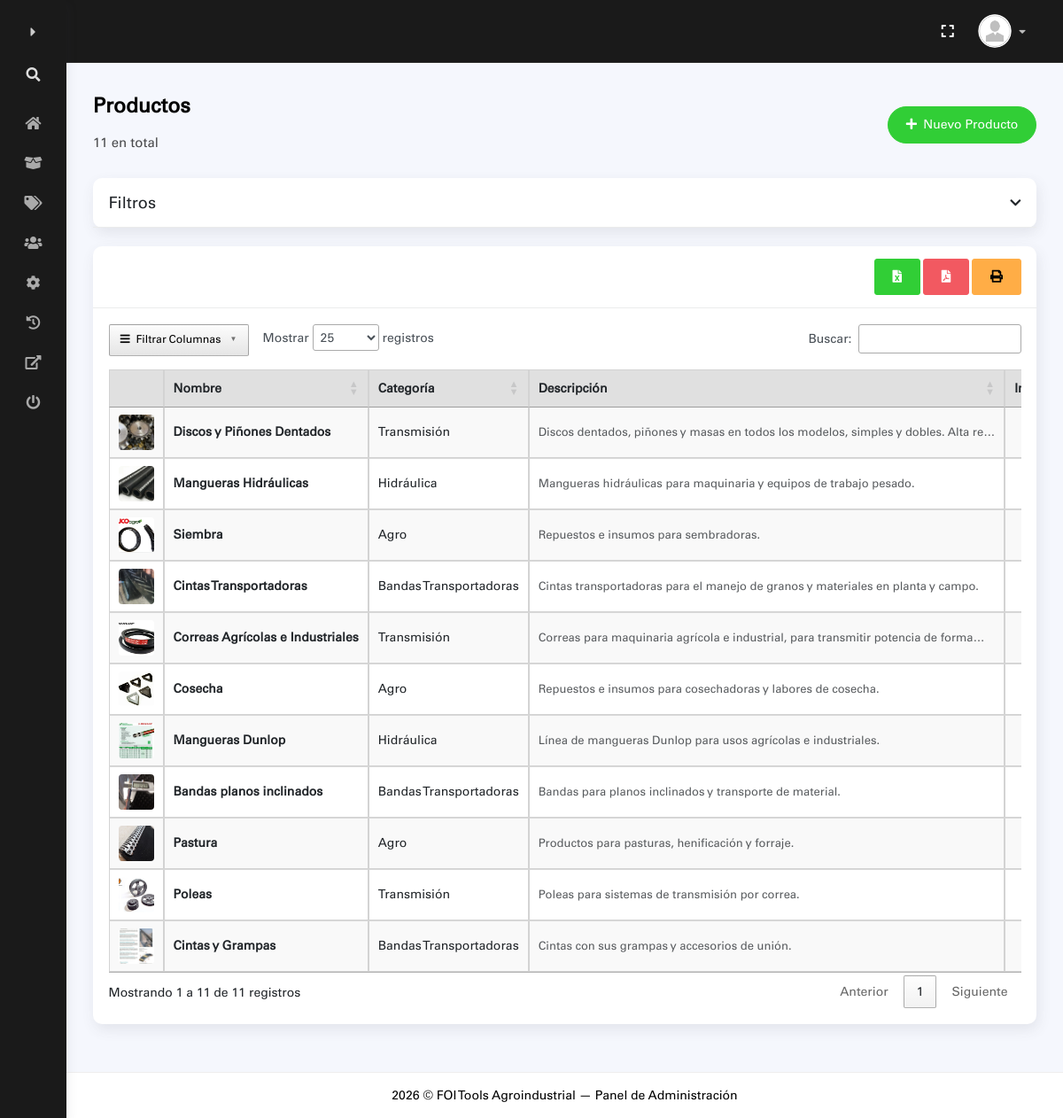
Page /admin/index.php?a=productos (signed in) on the committed database.
### tables this page shows
CREATE TABLE IF NOT EXISTS `productos` (
    `id`          INT UNSIGNED     NOT NULL AUTO_INCREMENT,
    `slug`        VARCHAR(150)     NOT NULL,
    `nombre`      VARCHAR(150)     NOT NULL,
    `carpeta`     VARCHAR(150)     NOT NULL COMMENT 'Nombre real del directorio en img/',
    `categoria_id` INT UNSIGNED   NOT NULL,
    `icono`       VARCHAR(100)     NOT NULL DEFAULT 'bi-gear-wide-connected',
    `descripcion` TEXT,
    `destacado`   TINYINT(1)       NOT NULL DEFAULT 0,
    `orden`       INT              NOT NULL DEFAULT 0,
    `created_at`  TIMESTAMP        NOT NULL DEFAULT CURRENT_TIMESTAMP,
    `updated_at`  TIMESTAMP        NOT NULL DEFAULT CURRENT_TIMESTAMP ON UPDATE CURRENT_TIMESTAMP,
    PRIMARY KEY (`id`),
    UNIQUE KEY `uq_productos_slug` (`slug`),
    KEY `fk_productos_categoria` (`categoria_id`),
    CONSTRAINT `fk_productos_categoria`
        FOREIGN KEY (`categoria_id`) REFERENCES `categorias` (`id`)
        ON UPDATE CASCADE ON DELETE RESTRICT
);

CREATE TABLE IF NOT EXISTS `categorias` (
    `id`         INT UNSIGNED     NOT NULL AUTO_INCREMENT,
    `nombre`     VARCHAR(100)     NOT NULL,
    `created_at` TIMESTAMP        NOT NULL DEFAULT CURRENT_TIMESTAMP,
    PRIMARY KEY (`id`),
    UNIQUE KEY `uq_categorias_nombre` (`nombre`)
);

### admin/productos.php (the view, shortened to what this page needs)
<?php
$pdo = Conexion::get();
$productos = $pdo->query(
    'SELECT p.id, p.slug, p.nombre, p.icono, p.descripcion, p.destacado,
            c.id AS categoria_id, c.nombre AS categoria,
            (SELECT COUNT(*) FROM img_producto WHERE producto_id = p.id) AS total_imagenes,
            (SELECT url FROM img_producto WHERE producto_id = p.id ORDER BY orden ASC, id ASC LIMIT 1) AS imagen_portada
     FROM productos p
     JOIN categorias c ON c.id = p.categoria_id
     ORDER BY p.orden ASC, p.id ASC'
)->fetchAll();
?>
<div class="container">
    <div class="page-inner">
        <div class="d-flex align-items-left align-items-md-center flex-column flex-md-row pt-2 pb-4">
            <div>
                <h3 class="fw-bold mb-3">Productos</h3>
                <h6 class="op-7 mb-2"><?= count($productos) ?> en total</h6>
            </div>
            <div class="ms-md-auto py-2 py-md-0">
                <button class="btn btn-success btn-round" onclick="abrirModalProducto()">
                    <i class="fas fa-plus me-1"></i> Nuevo Producto
                </button>
            </div>
        </div>
        <div class="card mb-4">
            <div class="card-header d-flex justify-content-between align-items-center toggle-filtros"
                style="cursor:pointer;" data-bs-toggle="collapse" data-bs-target="#colapsoFiltrosProductos"
                aria-expanded="false" aria-controls="colapsoFiltrosProductos">
                <h5 class="mb-0">Filtros</h5>
                <i class="fas fa-chevron-down icono-toggle-filtros"></i>
            </div>
        </div>
        <div class="card">
            <div class="card-header d-flex justify-content-between align-items-center flex-wrap gap-2">
                <div class="d-flex gap-1">
                    <button onclick="exportarExcelDataTables('listado_productos','tablaProductos')" class="btn btn-success" title="Exportar Excel">
                        <i class="fas fa-file-excel"></i>
                    </button>
                    <button onclick="exportarPdfDataTables('Productos','listado_productos','tablaProductos')" class="btn btn-danger" title="Exportar PDF">
                        <i class="fas fa-file-pdf"></i>
                    </button>
                    <button onclick="imprimirPdfDataTables('Productos','listado_productos','tablaProductos')" class="btn btn-warning" title="Imprimir">
                        <i class="fas fa-print"></i>
                    </button>
                </div>
            </div>
            <div class="card-body">
                <div class="table-responsive">
                    <table class="display nowrap w-100" id="tablaProductos">
                        <thead class="bg-gray3">
                            <tr>
                                <th style="width:50px"></th>
                                <th>Nombre</th>
                                <th>Categoría</th>
                                <th>Descripción</th>
                                <th style="width:70px" class="text-center">Imágenes</th>
                            </tr>
                        </thead>
                        <tbody>
                            <?php foreach ($productos as $p): ?>
                            <tr data-slug="<?= htmlspecialchars($p['slug']) ?>"
                                data-nombre="<?= htmlspecialchars(mb_strtolower($p['nombre'])) ?>"
                                data-categoria="<?= htmlspecialchars($p['categoria']) ?>"
                                data-destacado="<?= $p['destacado'] ? '1' : '0' ?>">
                                <td class="text-center">
                                    <?php if (!empty($p['imagen_portada'])): ?>
                                    <img src="../<?= htmlspecialchars($p['imagen_portada']) ?>" style="width:40px;height:40px;object-fit:cover;border-radius:4px;" alt="">
                                    <?php else: ?>
                                    <span class="text-muted"><i class="fas fa-image"></i></span>
                                    <?php endif; ?>
                                </td>
                                <td><strong><?= htmlspecialchars($p['nombre']) ?></strong></td>
                                <td><?= htmlspecialchars($p['categoria']) ?></td>
                                <td class="text-muted small"><?= htmlspecialchars(mb_substr($p['descripcion'] ?? '', 0, 80)) ?><?= mb_strlen($p['descripcion'] ?? '') > 80 ? '…' : '' ?></td>
                                <td class="text-center"><?= $p['total_imagenes'] ?></td>
                            </tr>
                            <?php endforeach; ?>
                        </tbody>
                    </table>
                </div>
            </div>
        </div>
    </div>
</div>

### admin/index.php (shortened to what this page needs)
<!DOCTYPE html>
<html lang="es">
<head>
    <?php require_once "includes/links.php"; ?>
</head>
<body>
<div class="wrapper sidebar_minimize">
    <div class="sidebar">
        <?php require_once "includes/sidebar-logo.php"; ?>
        <?php require_once "includes/sidebar-wrapper.php"; ?>
    </div>
    <div class="main-panel">
        <?php require_once "includes/main-header.php"; ?>
        <?php
        $paginas = ['productos', 'categorias', 'configuracion', 'auditoria', 'usuarios'];
        $a = $_REQUEST['a'] ?? '';
        if ($a !== '' && in_array($a, $paginas, true)) {
            require_once $a . '.php';
        } else {
            require_once "includes/home.php";
        }
        ?>
        <?php require_once "includes/footer.php"; ?>
    </div>
</div>
</body>
</html>

### admin/includes/links.php (shortened to what this page needs)
<link rel="stylesheet" href="assets/css/bootstrap.css">
<link rel="stylesheet" href="assets/css/fontawesome.css">
<link rel="stylesheet" href="assets/css/plugins.css">
<link rel="stylesheet" href="assets/css/select2.css">
<link rel="stylesheet" href="assets/css/datatables.css">
<link rel="stylesheet" href="assets/css/jquery.dataTables.min.css">
<link rel="stylesheet" href="assets/css/buttons.dataTables.min.css">
<link rel="stylesheet" href="assets/css/fixedHeader.dataTables.min.css">
<link rel="stylesheet" href="assets/css/rowgroup.dataTables.min.css">
<link rel="stylesheet" href="assets/css/main.css?v=1">
<link rel="stylesheet" href="assets/css/admin-custom.css?v=1">

### admin/includes/sidebar-logo.php (shortened to what this page needs)
<div class="sidebar-logo">
    <div class="logo-header">
        <div class="nav-toggle">
            <button type="button" class="btn btn-toggle toggle-sidebar">
                <i class="fas fa-caret-right icon-sidebar-expandir"></i>
            </button>
        </div>
    </div>
</div>

### admin/includes/sidebar-wrapper.php (shortened to what this page needs)
<div class="sidebar-wrapper scrollbar scrollbar-inner">
    <div class="sidebar-content">
        <div class="sidebar-search-wrapper" onclick="expandirSidebarYBuscar()">
            <div class="sidebar-search-group">
                <i class="fas fa-search sidebar-search-icon"></i>
            </div>
        </div>
        <ul class="nav nav-primary">
            <li class="nav-item">
                <a href="index.php">
                    <i class="fas fa-home"></i>
                </a>
            </li>
            <li class="nav-item">
                <a href="index.php?a=productos">
                    <i class="fas fa-box-open"></i>
                </a>
            </li>
            <li class="nav-item">
                <a href="index.php?a=categorias">
                    <i class="fas fa-tags"></i>
                </a>
            </li>
            <li class="nav-item">
                <a href="index.php?a=usuarios">
                    <i class="fas fa-users"></i>
                </a>
            </li>
            <li class="nav-item">
                <a href="index.php?a=configuracion">
                    <i class="fas fa-cog"></i>
                </a>
            </li>
            <li class="nav-item">
                <a href="index.php?a=auditoria">
                    <i class="fas fa-history"></i>
                </a>
            </li>
            <li class="nav-item">
                <a href="../index.php" target="_blank">
                    <i class="fas fa-external-link-alt"></i>
                </a>
            </li>
            <li class="nav-item">
                <a href="logout.php">
                    <i class="fas fa-power-off"></i>
                </a>
            </li>
        </ul>
    </div>
</div>

### admin/includes/main-header.php (shortened to what this page needs)
<div class="main-header">
    <nav class="navbar navbar-header navbar-header-transparent navbar-expand-lg border-bottom">
        <div class="container-fluid">
            <ul class="navbar-nav topbar-nav ms-md-auto align-items-center">
                <li class="nav-item topbar-icon dropdown hidden-caret">
                    <a onclick="fullscreen()" class="nav-link" href="#" role="button">
                        <i class="fas fa-expand" id="expand-icon"></i>
                    </a>
                </li>
                <li class="nav-item topbar-user dropdown hidden-caret">
                    <a class="dropdown-toggle profile-pic" data-bs-toggle="dropdown" href="#" aria-expanded="false">
                        <div class="avatar-sm">
                            <img src="assets/img/user.png" alt="Admin" class="avatar-img rounded-circle">
                        </div>
                        <span class="profile-username">
                            <span class="op-7"><i class="fas fa-caret-down fa-sm"></i></span>
                        </span>
                    </a>
                </li>
            </ul>
        </div>
    </nav>
</div>

### admin/includes/footer.php
<footer class="footer">
    <div class="container-fluid">
        <div class="copyright mx-auto">
            <?php echo date('Y'); ?> &copy; FOI Tools Agroindustrial &mdash; Panel de Administración
        </div>
    </div>
</footer>

### admin/assets/css/admin-custom.css (style rules this page uses)
:root { --foi-rojo: #CC2229; --foi-rojo-hover: #a81b21; --foi-rojo-suave: rgba(204, 34, 41, 0.12); --foi-negro: #1a1a1a; --foi-negro-light: #2a2a2a; --bg-dark: #1a1a1a; }
.sidebar, .logo-header { background: var(--foi-negro) !important; }
.sidebar .nav > .nav-item a i { color: #aaa !important; }
.logo-header .btn-toggle, .logo-header .more, .logo-header .topbar-toggler { color: #ccc !important; }
.main-header .navbar-header-transparent { background: #fff; border-bottom: 1px solid #eee; }
.icono-toggle-filtros { transition: transform 0.3s ease; }

### rows in the picture
productos: shows a picture, nombre "Discos y Piñones Dentados", categoria.nombre "Transmisión", descripcion "Discos dentados, piñones y masas en todos los modelos, simples y dobles. Alta re"
productos: shows a picture, nombre "Mangueras Hidráulicas", categoria.nombre "Hidráulica", descripcion "Mangueras hidráulicas para maquinaria y equipos de trabajo pesado."
productos: shows a picture, nombre "Siembra", categoria.nombre "Agro", descripcion "Repuestos e insumos para sembradoras."
productos: shows a picture, nombre "Cintas Transportadoras", categoria.nombre "Bandas Transportadoras", descripcion "Cintas transportadoras para el manejo de granos y materiales en planta y campo."
productos: shows a picture, nombre "Correas Agrícolas e Industriales", categoria.nombre "Transmisión", descripcion "Correas para maquinaria agrícola e industrial, para transmitir potencia de forma"
productos: shows a picture, nombre "Cosecha", categoria.nombre "Agro", descripcion "Repuestos e insumos para cosechadoras y labores de cosecha."
productos: shows a picture, nombre "Mangueras Dunlop", categoria.nombre "Hidráulica", descripcion "Línea de mangueras Dunlop para usos agrícolas e industriales."
productos: shows a picture, nombre "Bandas planos inclinados", categoria.nombre "Bandas Transportadoras", descripcion "Bandas para planos inclinados y transporte de material."
productos: shows a picture, nombre "Pastura", categoria.nombre "Agro", descripcion "Productos para pasturas, henificación y forraje."
productos: shows a picture, nombre "Poleas", categoria.nombre "Transmisión", descripcion "Poleas para sistemas de transmisión por correa."
productos: shows a picture, nombre "Cintas y Grampas", categoria.nombre "Bandas Transportadoras", descripcion "Cintas con sus grampas y accesorios de unión."

### other values in the picture
count($productos) "11"
